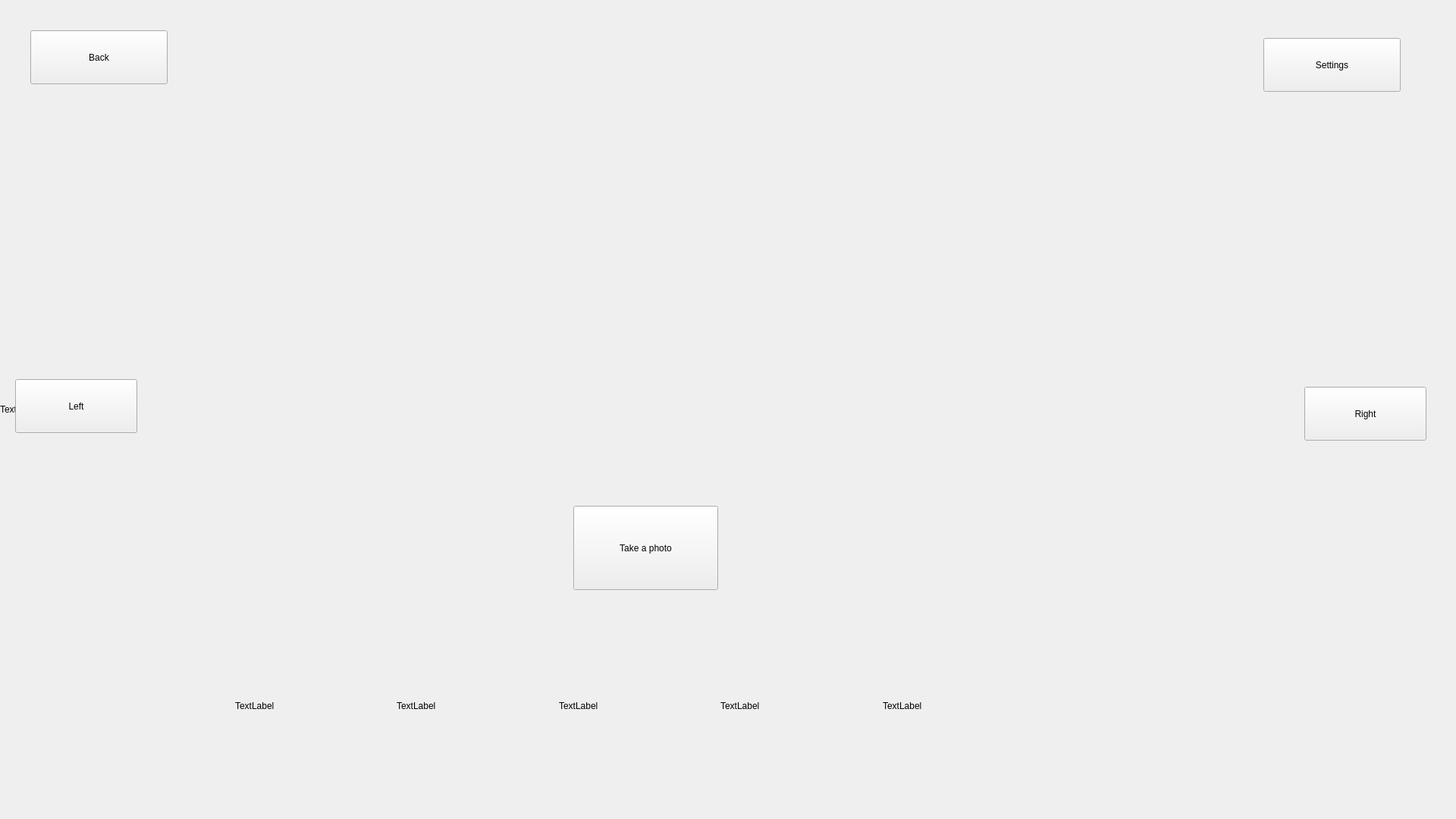
<?xml version="1.0" encoding="UTF-8"?>
<ui version="4.0">
 <class>MainWindow</class>
 <widget class="QMainWindow" name="MainWindow">
  <property name="geometry">
   <rect>
    <x>0</x>
    <y>0</y>
    <width>1920</width>
    <height>1080</height>
   </rect>
  </property>
  <property name="windowTitle">
   <string>MainWindow</string>
  </property>
  <widget class="QWidget" name="centralwidget">
   <widget class="QLabel" name="label">
    <property name="geometry">
     <rect>
      <x>0</x>
      <y>0</y>
      <width>1920</width>
      <height>1080</height>
     </rect>
    </property>
    <property name="text">
     <string>TextLabel</string>
    </property>
   </widget>
   <widget class="QWidget" name="horizontalLayoutWidget">
    <property name="geometry">
     <rect>
      <x>310</x>
      <y>830</y>
      <width>1061</width>
      <height>201</height>
     </rect>
    </property>
    <layout class="QHBoxLayout" name="horizontalLayout">
     <item>
      <widget class="QLabel" name="label_3">
       <property name="text">
        <string>TextLabel</string>
       </property>
      </widget>
     </item>
     <item>
      <widget class="QLabel" name="label_2">
       <property name="enabled">
        <bool>true</bool>
       </property>
       <property name="text">
        <string>TextLabel</string>
       </property>
      </widget>
     </item>
     <item>
      <widget class="QLabel" name="label_4">
       <property name="text">
        <string>TextLabel</string>
       </property>
      </widget>
     </item>
     <item>
      <widget class="QLabel" name="label_5">
       <property name="text">
        <string>TextLabel</string>
       </property>
      </widget>
     </item>
     <item>
      <widget class="QLabel" name="label_6">
       <property name="text">
        <string>TextLabel</string>
       </property>
      </widget>
     </item>
    </layout>
   </widget>
   <widget class="QPushButton" name="pushButton">
    <property name="geometry">
     <rect>
      <x>20</x>
      <y>500</y>
      <width>161</width>
      <height>71</height>
     </rect>
    </property>
    <property name="text">
     <string>Left</string>
    </property>
   </widget>
   <widget class="QPushButton" name="pushButton_2">
    <property name="geometry">
     <rect>
      <x>1720</x>
      <y>510</y>
      <width>161</width>
      <height>71</height>
     </rect>
    </property>
    <property name="text">
     <string>Right</string>
    </property>
   </widget>
   <widget class="QPushButton" name="pushButton_3">
    <property name="geometry">
     <rect>
      <x>1666</x>
      <y>50</y>
      <width>181</width>
      <height>71</height>
     </rect>
    </property>
    <property name="text">
     <string>Settings</string>
    </property>
   </widget>
   <widget class="QPushButton" name="pushButton_4">
    <property name="geometry">
     <rect>
      <x>40</x>
      <y>40</y>
      <width>181</width>
      <height>71</height>
     </rect>
    </property>
    <property name="text">
     <string>Back</string>
    </property>
   </widget>
   <widget class="QPushButton" name="pushButton_5">
    <property name="geometry">
     <rect>
      <x>756</x>
      <y>667</y>
      <width>191</width>
      <height>111</height>
     </rect>
    </property>
    <property name="text">
     <string>Take a photo</string>
    </property>
   </widget>
  </widget>
 </widget>
 <resources/>
 <connections/>
</ui>
